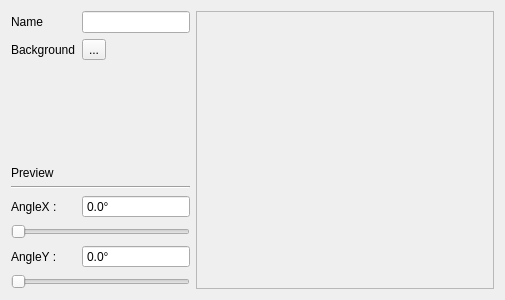
<?xml version="1.0" encoding="UTF-8"?>
<ui version="4.0">
 <class>CellTypeEditor</class>
 <widget class="QWidget" name="CellTypeEditor">
  <property name="geometry">
   <rect>
    <x>0</x>
    <y>0</y>
    <width>505</width>
    <height>300</height>
   </rect>
  </property>
  <property name="windowTitle">
   <string>Form</string>
  </property>
  <layout class="QGridLayout" name="gridLayout" columnstretch="0,0,1">
   <item row="0" column="2" rowspan="9">
    <widget class="QFrame" name="frame">
     <property name="frameShape">
      <enum>QFrame::StyledPanel</enum>
     </property>
     <property name="frameShadow">
      <enum>QFrame::Raised</enum>
     </property>
    </widget>
   </item>
   <item row="0" column="0">
    <widget class="QLabel" name="label">
     <property name="text">
      <string>Name</string>
     </property>
    </widget>
   </item>
   <item row="3" column="0" colspan="2">
    <widget class="QLabel" name="label_5">
     <property name="text">
      <string>Preview</string>
     </property>
    </widget>
   </item>
   <item row="7" column="0">
    <widget class="QLabel" name="label_3">
     <property name="text">
      <string>AngleY :</string>
     </property>
    </widget>
   </item>
   <item row="8" column="0" colspan="2">
    <widget class="QSlider" name="horizontalSlider">
     <property name="orientation">
      <enum>Qt::Horizontal</enum>
     </property>
    </widget>
   </item>
   <item row="2" column="0">
    <spacer name="verticalSpacer">
     <property name="orientation">
      <enum>Qt::Vertical</enum>
     </property>
     <property name="sizeHint" stdset="0">
      <size>
       <width>20</width>
       <height>40</height>
      </size>
     </property>
    </spacer>
   </item>
   <item row="5" column="0">
    <widget class="QLabel" name="label_4">
     <property name="text">
      <string>AngleX :</string>
     </property>
    </widget>
   </item>
   <item row="6" column="0" colspan="2">
    <widget class="QSlider" name="horizontalSlider_2">
     <property name="orientation">
      <enum>Qt::Horizontal</enum>
     </property>
    </widget>
   </item>
   <item row="1" column="0">
    <widget class="QLabel" name="label_2">
     <property name="text">
      <string>Background</string>
     </property>
    </widget>
   </item>
   <item row="0" column="1">
    <widget class="QLineEdit" name="lineEdit"/>
   </item>
   <item row="1" column="1">
    <widget class="QToolButton" name="toolButton">
     <property name="text">
      <string>...</string>
     </property>
    </widget>
   </item>
   <item row="4" column="0" colspan="2">
    <widget class="Line" name="line">
     <property name="orientation">
      <enum>Qt::Horizontal</enum>
     </property>
    </widget>
   </item>
   <item row="5" column="1">
    <widget class="QDoubleSpinBox" name="doubleSpinBox_2">
     <property name="readOnly">
      <bool>true</bool>
     </property>
     <property name="buttonSymbols">
      <enum>QAbstractSpinBox::NoButtons</enum>
     </property>
     <property name="suffix">
      <string>°</string>
     </property>
     <property name="decimals">
      <number>1</number>
     </property>
    </widget>
   </item>
   <item row="7" column="1">
    <widget class="QDoubleSpinBox" name="doubleSpinBox_3">
     <property name="readOnly">
      <bool>true</bool>
     </property>
     <property name="buttonSymbols">
      <enum>QAbstractSpinBox::NoButtons</enum>
     </property>
     <property name="suffix">
      <string>°</string>
     </property>
     <property name="decimals">
      <number>1</number>
     </property>
    </widget>
   </item>
  </layout>
 </widget>
 <resources/>
 <connections/>
</ui>
